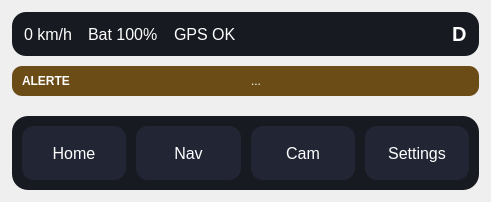
<?xml version="1.0" encoding="UTF-8"?>
<ui version="4.0">
 <class>MainWindow</class>
 <widget class="QMainWindow" name="MainWindow">
  <property name="windowTitle">
   <string>InterfaceGPS</string>
  </property>
  <widget class="QWidget" name="centralwidget">
   <layout class="QVBoxLayout" name="verticalLayoutRoot">
    <property name="spacing"><number>10</number></property>
    <property name="leftMargin"><number>12</number></property>
    <property name="topMargin"><number>12</number></property>
    <property name="rightMargin"><number>12</number></property>
    <property name="bottomMargin"><number>12</number></property>

    <item>
     <widget class="QFrame" name="topBarFrame">
      <property name="styleSheet">
       <string notr="true">QFrame{background:#171a21;border-radius:14px;} QLabel{color:white; font-size:16px;}</string>
      </property>
      <layout class="QHBoxLayout" name="topBarLayout">
       <property name="leftMargin"><number>12</number></property>
       <property name="topMargin"><number>10</number></property>
       <property name="rightMargin"><number>12</number></property>
       <property name="bottomMargin"><number>10</number></property>
       <property name="spacing"><number>16</number></property>

       <item><widget class="QLabel" name="lblSpeed"><property name="text"><string>0 km/h</string></property></widget></item>
       <item><widget class="QLabel" name="lblBattery"><property name="text"><string>Bat 100%</string></property></widget></item>
       <item><widget class="QLabel" name="lblGps"><property name="text"><string>GPS OK</string></property></widget></item>

       <item>
        <spacer name="spacerTop">
         <property name="orientation"><enum>Qt::Horizontal</enum></property>
         <property name="sizeHint" stdset="0"><size><width>200</width><height>20</height></size></property>
        </spacer>
       </item>

       <item>
        <widget class="QLabel" name="lblGear">
         <property name="text"><string>D</string></property>
         <property name="styleSheet"><string notr="true">QLabel{font-weight:800;font-size:20px;}</string></property>
        </widget>
       </item>
      </layout>
     </widget>
    </item>

    <item>
     <widget class="QFrame" name="alertFrame">
      <property name="visible"><bool>false</bool></property>
      <property name="styleSheet">
       <string notr="true">QFrame{background:#6B4B16;border-radius:10px;} QLabel{color:white;}</string>
      </property>
      <layout class="QHBoxLayout" name="alertLayout">
       <property name="leftMargin"><number>10</number></property>
       <property name="topMargin"><number>8</number></property>
       <property name="rightMargin"><number>10</number></property>
       <property name="bottomMargin"><number>8</number></property>
       <property name="spacing"><number>10</number></property>

       <item>
        <widget class="QLabel" name="lblAlertTitle">
         <property name="text"><string>ALERTE</string></property>
         <property name="styleSheet"><string notr="true">QLabel{font-weight:800;}</string></property>
        </widget>
       </item>
       <item>
        <widget class="QLabel" name="lblAlertText">
         <property name="text"><string>...</string></property>
        </widget>
       </item>
      </layout>
     </widget>
    </item>

    <item>
     <widget class="QStackedWidget" name="stackedPages"/>
    </item>

    <item>
     <widget class="QFrame" name="bottomNavFrame">
      <property name="styleSheet">
       <string notr="true">
QFrame{background:#171a21;border-radius:16px;}
QPushButton{height:54px;border-radius:12px;color:white;background:#222634;font-size:16px;}
QPushButton:pressed{background:#2d3245;}
       </string>
      </property>
      <layout class="QHBoxLayout" name="bottomNavLayout">
       <property name="leftMargin"><number>10</number></property>
       <property name="topMargin"><number>10</number></property>
       <property name="rightMargin"><number>10</number></property>
       <property name="bottomMargin"><number>10</number></property>
       <property name="spacing"><number>10</number></property>

       <item><widget class="QPushButton" name="btnHome"><property name="text"><string>Home</string></property></widget></item>
       <item><widget class="QPushButton" name="btnNav"><property name="text"><string>Nav</string></property></widget></item>
       <item><widget class="QPushButton" name="btnCam"><property name="text"><string>Cam</string></property></widget></item>
       <item><widget class="QPushButton" name="btnSettings"><property name="text"><string>Settings</string></property></widget></item>
      </layout>
     </widget>
    </item>

   </layout>
  </widget>
 </widget>
 <resources/>
 <connections/>
</ui>
